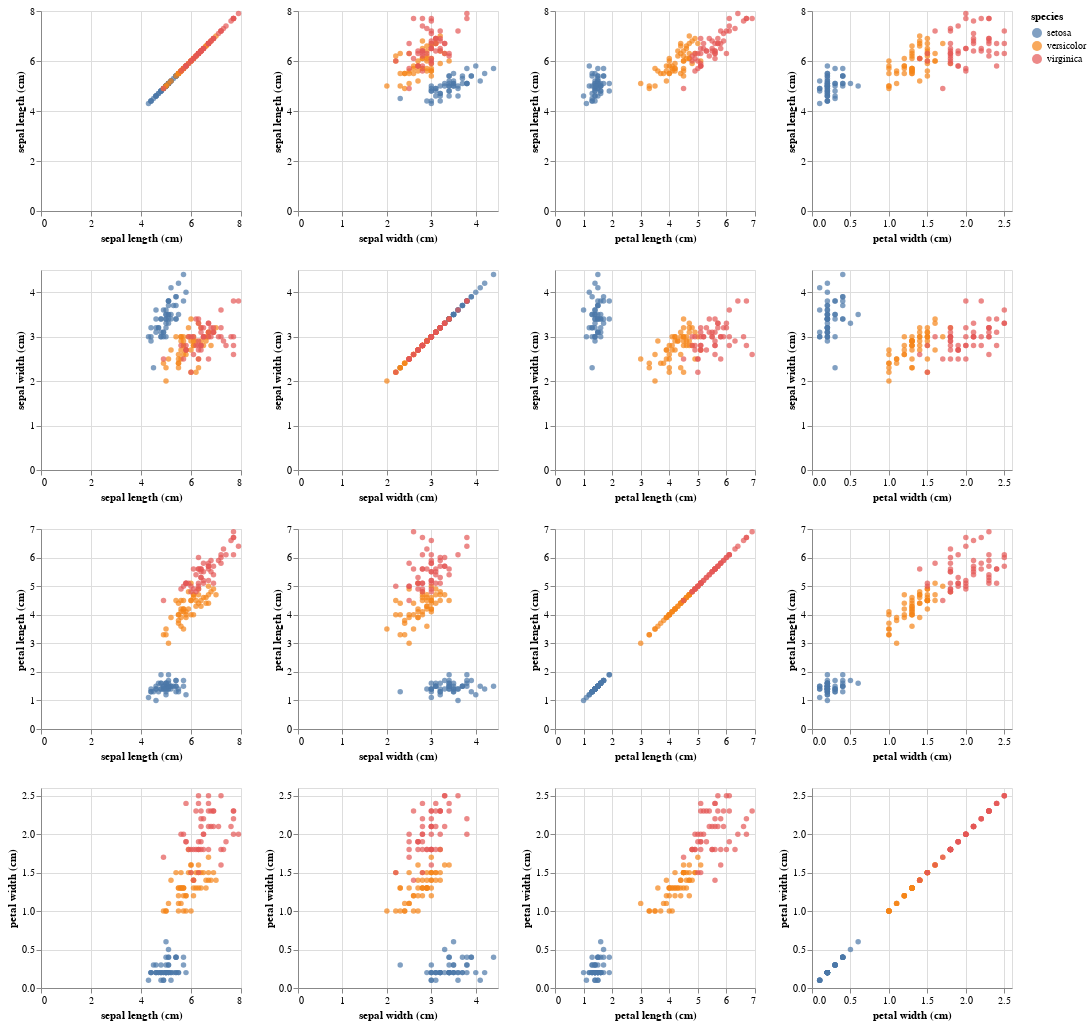

This figure's notebook cell:
### Code cell
alt.Chart(df).mark_circle().encode(
    alt.X(alt.repeat("column"), type="quantitative"),
    alt.Y(alt.repeat("row"), type="quantitative"),
    color="species",
).properties(width=200, height=200).repeat(
    row=list(iris.feature_names), column=list(iris.feature_names)
)

### Figure 1 — Vega-Lite specification as saved in the notebook (floating-point values rounded to 4 significant figures; data arrays with more than 128 entries replaced by an {"elided": "..."} marker saying what was removed)
{"config": {"view": {"width": 400, "height": 300}, "mark": {"tooltip": null}}, "repeat": {"column": ["sepal length (cm)", "sepal width (cm)", "petal length (cm)", "petal width (cm)"], "row": ["sepal length (cm)", "sepal width (cm)", "petal length (cm)", "petal width (cm)"]}, "spec": {"data": {"name": "data-2b48399d1e5e9b26ee1083e12b97ec83"}, "mark": "circle", "encoding": {"color": {"type": "nominal", "field": "species"}, "x": {"type": "quantitative", "field": {"repeat": "column"}}, "y": {"type": "quantitative", "field": {"repeat": "row"}}}, "height": 200, "width": 200}, "$schema": "https://vega.github.io/schema/vega-lite/v3.4.0.json", "datasets": {"data-2b48399d1e5e9b26ee1083e12b97ec83": {"elided": "150 records"}}}
